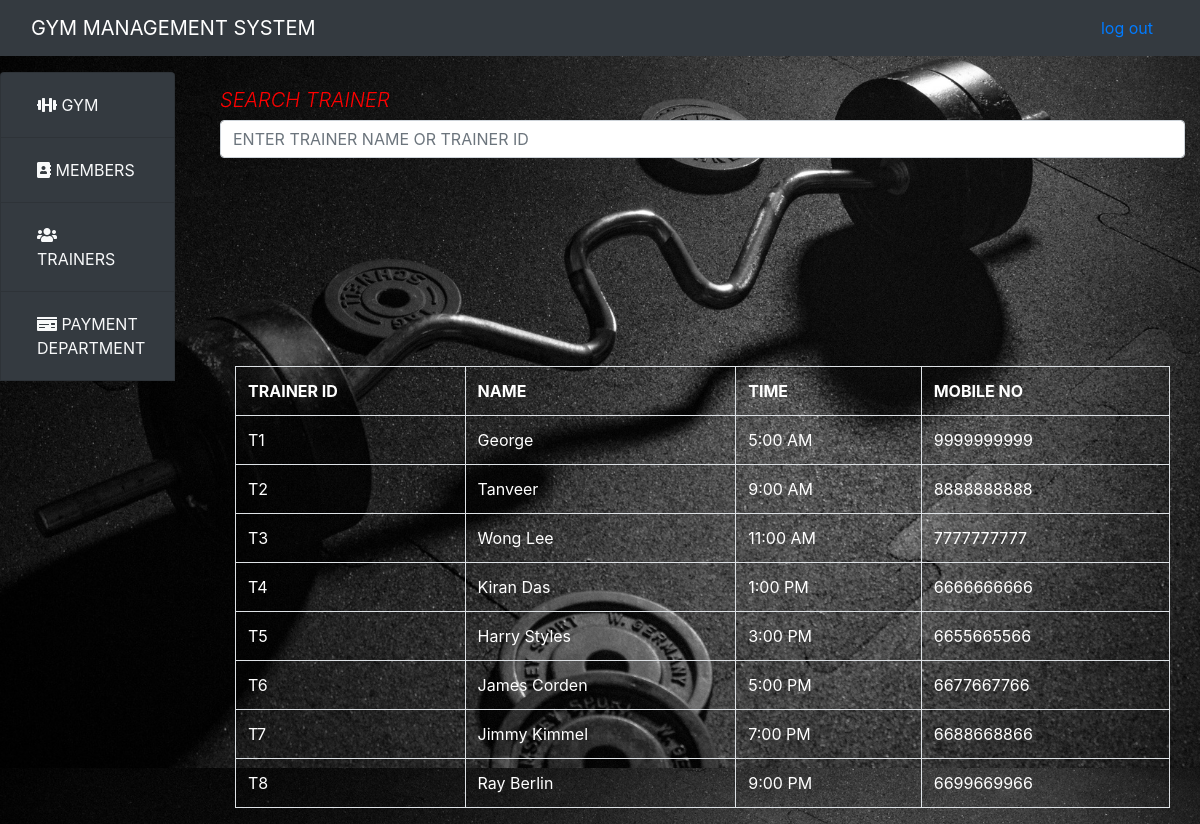
The app's page /home.php?info=manage_trainer (signed in), older data.
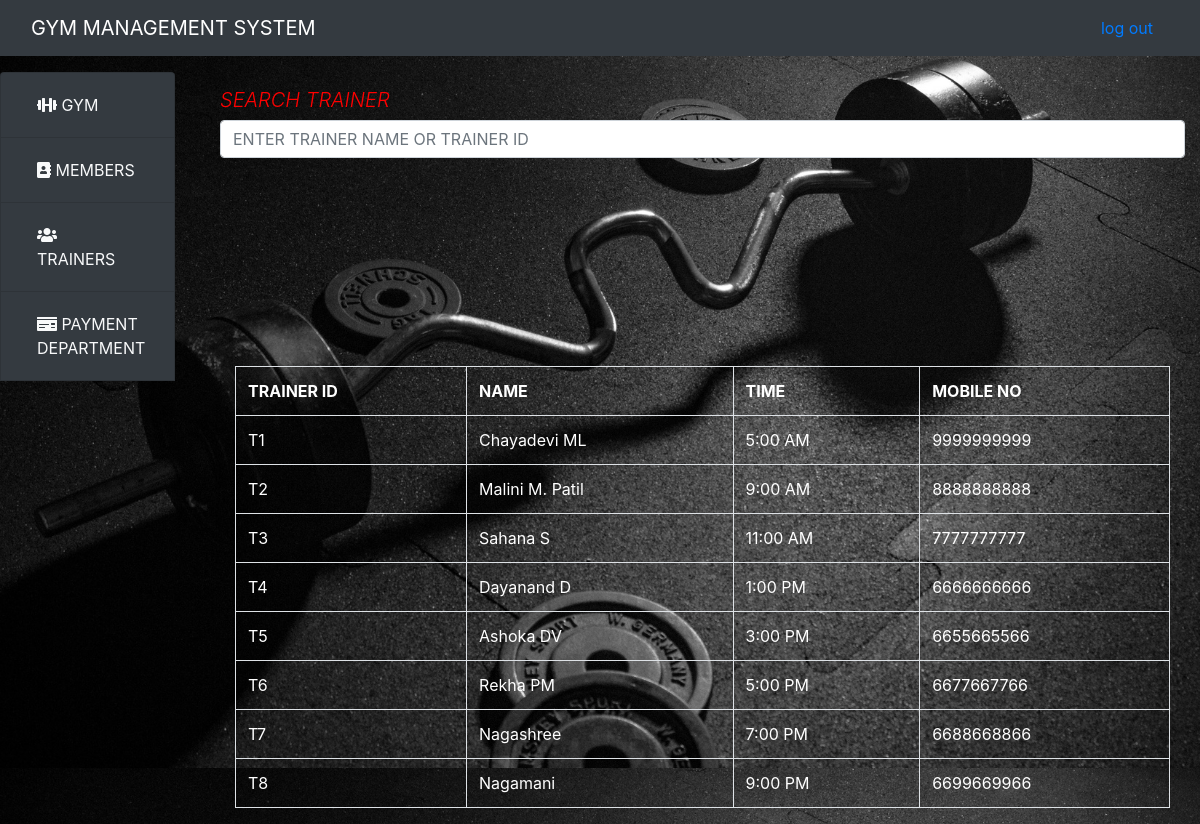
The same page, newer data.
### tables this page shows
CREATE TABLE `trainer` (
  `trainer_id` varchar(20) NOT NULL,
  `name` varchar(20) DEFAULT NULL,
  `time` varchar(10) DEFAULT NULL,
  `mobileno` varchar(10) DEFAULT NULL,
  `pay_id` varchar(20) DEFAULT NULL
);

### manage_trainer.php (the view)
<div class="container">
	<form class="form-group mt-3" method="post" action="home.php?info=trainer_search">
		<h3 class="lead">SEARCH TRAINER</h3>
		<input type="text" name="name" class="form-control" placeholder="ENTER TRAINER NAME OR TRAINER ID">
	</form>
	<div class="container">
		<table class="table table-bordered table-hover">
			<tr>
				<th>TRAINER ID</th>
				<th>NAME</th>
				<th>TIME</th>
				<th>MOBILE NO</th>
			</tr>
			<?php
           require('db.php');
$all="SELECT * FROM trainer";
$all_query=mysqli_query($conn,$all);
if (mysqli_num_rows($all_query) > 0) {
    while($row = mysqli_fetch_assoc($all_query)) {
       echo "<tr>";
			echo "<td>".$row['trainer_id']."</td>";
		echo "<td>".$row['name']."</td>";
		echo "<td>".$row['time']."</td>";
		echo "<td>".$row['mobileno']."</td>";
		echo "</tr><br>";
    }
} else {
    echo "0 results";
}
?>
		</table>
	</div>
</div>

Row changes from the older to the newer data that the page shows:
changed trainer "5:00 AM": name "George" → "Chayadevi ML"
changed trainer "9:00 AM": name "Tanveer" → "Malini M. Patil"
changed trainer "11:00 AM": name "Wong Lee" → "Sahana S"
changed trainer "1:00 PM": name "Kiran Das" → "Dayanand D"
changed trainer "3:00 PM": name "Harry Styles" → "Ashoka DV"
changed trainer "5:00 PM": name "James Corden" → "Rekha PM"
changed trainer "7:00 PM": name "Jimmy Kimmel" → "Nagashree"
changed trainer "9:00 PM": name "Ray Berlin" → "Nagamani"
